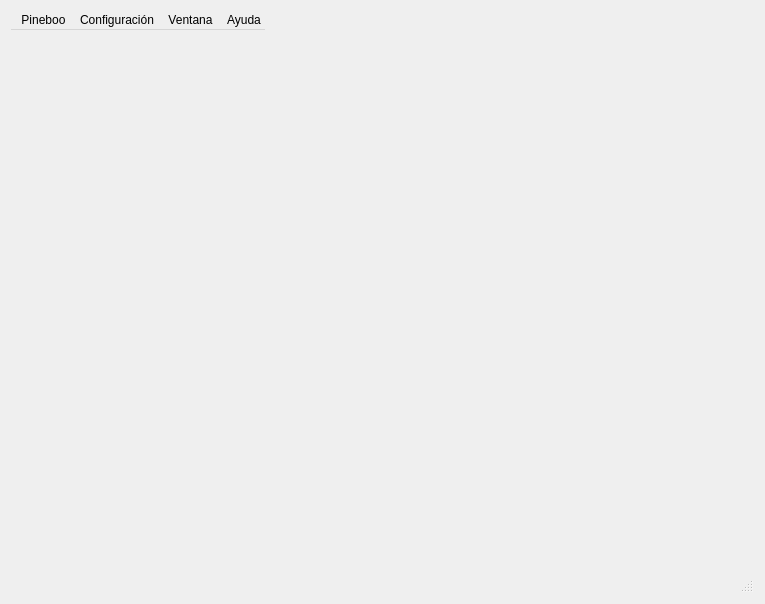
<?xml version="1.0" encoding="UTF-8"?>
<ui version="4.0">
 <class>Form</class>
 <widget class="QWidget" name="Form">
  <property name="geometry">
   <rect>
    <x>0</x>
    <y>0</y>
    <width>765</width>
    <height>604</height>
   </rect>
  </property>
  <property name="windowTitle">
   <string>MainWindow</string>
  </property>
  <layout class="QVBoxLayout" name="verticalLayout">
   <item>
    <widget class="QMenuBar" name="menubar">
     <property name="sizePolicy">
      <sizepolicy hsizetype="Fixed" vsizetype="Fixed">
       <horstretch>0</horstretch>
       <verstretch>0</verstretch>
      </sizepolicy>
     </property>
     <property name="defaultUp">
      <bool>false</bool>
     </property>
     <property name="nativeMenuBar">
      <bool>false</bool>
     </property>
     <widget class="QMenu" name="menuPineboo">
      <property name="title">
       <string>Pineboo</string>
      </property>
      <addaction name="separator"/>
      <addaction name="actionSalir"/>
     </widget>
     <widget class="QMenu" name="configMenu">
      <property name="title">
       <string>Configuración</string>
      </property>
      <addaction name="actionTipografia"/>
     </widget>
     <widget class="QMenu" name="menuVentanas">
      <property name="title">
       <string>Ventana</string>
      </property>
      <widget class="QMenu" name="menuVistas">
       <property name="title">
        <string>Vistas</string>
       </property>
       <addaction name="actionFavoritos"/>
       <addaction name="actionModulos"/>
       <addaction name="separator"/>
       <addaction name="actionAlinear"/>
      </widget>
      <addaction name="menuVistas"/>
     </widget>
     <widget class="QMenu" name="menuAyuda">
      <property name="title">
       <string>Ayuda</string>
      </property>
      <addaction name="actionAcercaPineboo"/>
      <addaction name="actionAcercaQt"/>
     </widget>
     <addaction name="menuPineboo"/>
     <addaction name="configMenu"/>
     <addaction name="menuVentanas"/>
     <addaction name="menuAyuda"/>
    </widget>
   </item>
   <item>
    <spacer name="verticalSpacer">
     <property name="orientation">
      <enum>Qt::Vertical</enum>
     </property>
     <property name="sizeHint" stdset="0">
      <size>
       <width>20</width>
       <height>527</height>
      </size>
     </property>
    </spacer>
   </item>
   <item>
    <widget class="QStatusBar" name="statusbar">
     <property name="sizePolicy">
      <sizepolicy hsizetype="Preferred" vsizetype="Fixed">
       <horstretch>0</horstretch>
       <verstretch>0</verstretch>
      </sizepolicy>
     </property>
     <property name="layoutDirection">
      <enum>Qt::LeftToRight</enum>
     </property>
    </widget>
   </item>
  </layout>
  <action name="actionSalir">
   <property name="checkable">
    <bool>true</bool>
   </property>
   <property name="icon">
    <iconset theme="exit">
     <normaloff>.</normaloff>.</iconset>
   </property>
   <property name="text">
    <string>Salir</string>
   </property>
  </action>
  <action name="actionEstilo">
   <property name="text">
    <string>Estilo</string>
   </property>
   <property name="menuRole">
    <enum>QAction::PreferencesRole</enum>
   </property>
  </action>
  <action name="actionTipografia">
   <property name="text">
    <string>Tipografía</string>
   </property>
   <property name="menuRole">
    <enum>QAction::PreferencesRole</enum>
   </property>
  </action>
  <action name="actionAcercaPineboo">
   <property name="text">
    <string>Acerca  de Pineboo</string>
   </property>
  </action>
  <action name="actionAcercaQt">
   <property name="text">
    <string>Acerca de Qt</string>
   </property>
   <property name="menuRole">
    <enum>QAction::AboutQtRole</enum>
   </property>
  </action>
  <action name="actionVistas">
   <property name="text">
    <string>Vistas</string>
   </property>
  </action>
  <action name="actionFavoritos">
   <property name="checkable">
    <bool>true</bool>
   </property>
   <property name="text">
    <string>Favoritos</string>
   </property>
  </action>
  <action name="actionModulos">
   <property name="checkable">
    <bool>true</bool>
   </property>
   <property name="text">
    <string>Modulos</string>
   </property>
  </action>
  <action name="actionAlinear">
   <property name="text">
    <string>Alinear</string>
   </property>
  </action>
 </widget>
 <resources/>
 <connections>
  <connection>
   <sender>actionSalir</sender>
   <signal>toggled(bool)</signal>
   <receiver>Form</receiver>
   <slot>close()</slot>
   <hints>
    <hint type="sourcelabel">
     <x>-1</x>
     <y>-1</y>
    </hint>
    <hint type="destinationlabel">
     <x>399</x>
     <y>299</y>
    </hint>
   </hints>
  </connection>
 </connections>
</ui>
